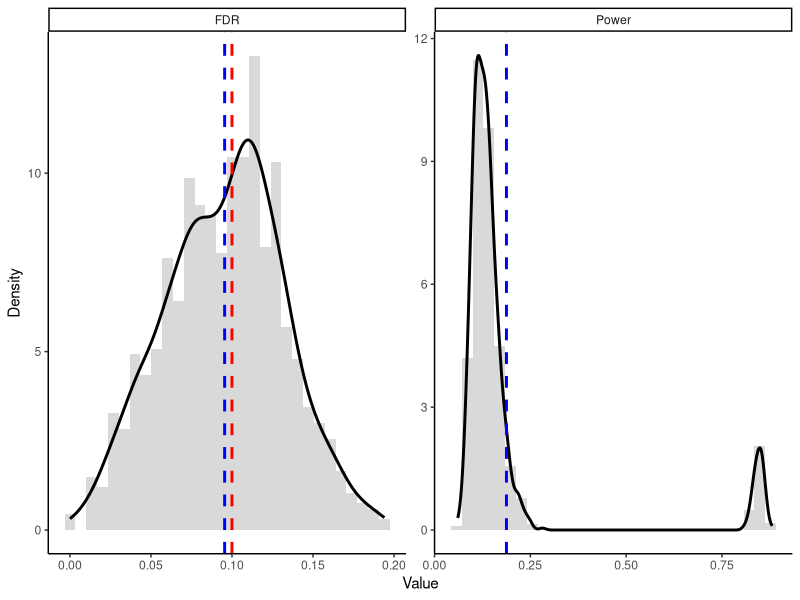

Generate this figure with R:
# packages
library(mgcv)
library(ggplot2)
library(flexmix)
library(MASS)

# --- Functions ---
generate_data <- function(n) {
  G <- sample(0:3, size = n, replace = TRUE,
              prob = c(0.05, 0.35, 0.25, 0.35))
  W <- rnorm(n)
  
  mu <- rep(NA, n)
  sigma <- rep(NA, n)
  
  mu[G == 0] <- 5.0 + 0.1 * W[G == 0]
  sigma[G == 0] <- 0.5
  
  mu[G == 1] <- 2.4 + 0.1 * W[G == 1]
  sigma[G == 1] <- 3
  
  mu[G == 2] <- 1.0 + 0.1 * W[G == 2]
  sigma[G == 2] <- 0.25
  
  mu[G == 3] <- -0.5 + 0.1 * W[G == 3]
  sigma[G == 3] <- 1.0
  
  Y <- mu + sigma * rnorm(n)
  
  data.frame(G = factor(G), W = W, mu = mu, sigma = sigma, y = Y)
}

np_score_lm <- function(df, m_mu, sigma_hat_table, c_val){
  mu <- predict(m_mu, df)       # predicted mean
  if(is.list(mu)){mu <- do.call(cbind,mu)}
  sigma <- summary(m_mu)$sigma  # residual sd
  #sigma <- sigma_hat_table[as.character(df$G)]
  #sigma <- pmax(sigma, 1e-2)
  
  cdf <- pnorm((c_val - mu) / sigma)
  odds <- cdf / (1 - cdf)
  return(odds)
}

set.seed(2026)

n <- 5000
c_threshold <- 0
alpha <- 0.1
delta <- 1
n_sim <- 1000


results <- matrix(0, n_sim, 2)
colnames(results) <- c("FDR","Power")
pb <- txtProgressBar(min = 0, max = n_sim, style = 3)

system.time({
  for(sim in 1:n_sim){
    # --- Data Generation ---
    data <- generate_data(n)
    
    # --- Data Splitting ---
    idx <- sample(1:n)
    d_train <- data[idx[1:(n/2)], ]
    d_cal   <- data[idx[(n/2+1):(3*n/4)], ]
    d_test  <- data[idx[(3*n/4+1):n], ]
    
    # --- First Stage: Linear prediction model ---
    model_mu <- lm(y ~ G+W, data = d_train)
    
    d_train$resid <- d_train$y - predict(model_mu, newdata = d_train)
    sigma_hat_table <- sqrt(tapply(d_train$resid^2, d_train$G, mean))
    
    # --- Second Stage: NP scores (R = F(c|x)/(1-F(c|x)) ---
    d_cal$R <- np_score_lm(d_cal, model_mu, sigma_hat_table, c_threshold)
    d_test$R <- np_score_lm(d_test, model_mu, sigma_hat_table, c_threshold)
    
    # --- Third Stage: FDR control ---
    # sort by score (increasing)
    ord <- order(d_cal$R, decreasing = FALSE)
    R_sorted <- d_cal$R[ord]
    y_sorted <- d_cal$y[ord]
    
    # indicator of false alarm
    false_alarm <- (y_sorted <= c_threshold)
    
    # cumulative sums
    cum_selected <- seq_along(R_sorted)
    cum_false <- cumsum(false_alarm)+delta
    
    # estimated FDR
    est_fdr <- cum_false / cum_selected
    
    valid <- which(est_fdr <= alpha)
    if(length(valid) == 0){
      best_t <- -1
    } else {
      best_t <- R_sorted[max(valid)]
    }
    
    # --- Evaluation ---
    selected_idx <- which(d_test$R <= best_t)
    actual_y <- d_test$y[selected_idx] # "y" of selected data
    FDR <- sum(actual_y <= c_threshold) / max(length(selected_idx),1) # test set FDR
    true_idx <- which(d_test$y > c_threshold)
    Power <- sum(actual_y > c_threshold) / max(length(true_idx),1)
    
    results[sim,] <- c(FDR, Power)
    setTxtProgressBar(pb, sim)
  }
})
close(pb)
results <- as.data.frame(results)

## PLOT
df_plot <- rbind(
  data.frame(value = results$FDR, type = "FDR"),
  data.frame(value = results$Power, type = "Power")
)
mean_fdr <- mean(results$FDR)
mean_power <- mean(results$Power)
vlines <- data.frame(
  type = c("FDR", "FDR", "Power"),
  x = c(alpha, mean_fdr, mean_power),
  label = c("alpha", "mean_fdr", "mean_power"),
  color = c("red", "blue", "blue")
)
ggplot(df_plot, aes(x = value)) +
  
  geom_histogram(aes(y = after_stat(density)),
                 bins = 30,
                 fill = "grey70",
                 color = NA,
                 alpha = 0.5) +
  
  geom_density(linewidth = 1) +
  
  geom_vline(data = vlines,
             aes(xintercept = x, color = color),
             linetype = "dashed",
             linewidth = 1,
             show.legend = FALSE) +
  
  facet_wrap(~type, scales = "free") +
  
  scale_color_identity() +
  
  labs(x = "Value", y = "Density") +
  
  theme_classic()

## SAVE DATA
saveRDS(
  list(
    FDR = results$FDR,
    Power = results$Power
  ),
  file = "NP_sim2.rds"
)

cat("--- Selection with NP Scores Results ---\n")
cat("We want to select Y <= ", c_threshold, ".\n")
cat("Alpha:", alpha, "\n")
cat("Replicate:", n_sim, "\n")
cat("Average Empirical FDR:", round(mean(results$FDR), 4), "\n")
cat("Average Empirical Power:", round(mean(results$Power), 4), "\n")
